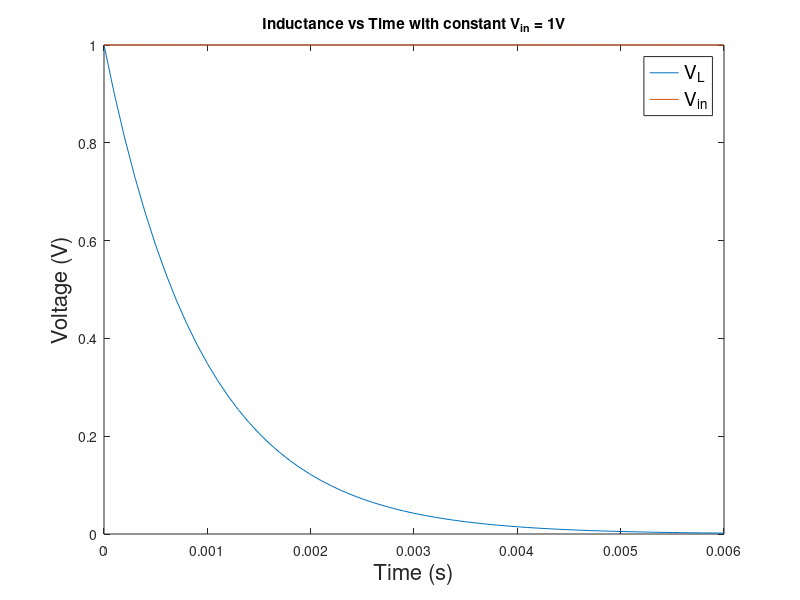

This figure's MATLAB source: (Note: this script raises an error after producing the figure.)
%% Part 2 RL Circuit Simulation.

t0= 0; %Start Time in seconds 
h = 0.0001;% time step in seconds
R = 1e2;% Resistance
L = 0.1;%induction
tf= 0.006; %End Time in seconds
t = linspace(t0,tf,((tf-t0)/h) +1);
V_in_0 = 1;
V_L_0 = V_in_0; % at time zero the current is zero and no voltage is dropped across the resistor.
I_L_0 = 0;
V_in = V_in_0.*ones(1,length(t)) ; % input voltage source
V_L = zeros(1, length(t));
V_L(1,1) = V_L_0;
I_L = zeros(1, length(t));
I_L(1,1) = I_L_0;


%% equation: i(k+1) = (1-hR/L)*i,k + (h/L)V_in,k
% To vectorize the eq, it becomes: i(k+1) = C*i_k + B*V_in_k
b = h/L;
a = R*b;
c = 1-a;

%Container called |container| to house the currents and v_in
container = [I_L; V_L ;V_in];    
%%
A = [c b]; 
current_matix = [(-1*R) 1];
for j = 2:length(t)
container(1,j) =  A*container([1 3], j-1);
container(2,j) = current_matix*container([1 3], j); % Calculates the voltage, V_L = V_I - V_R; V_R = RI
end
%DND..USED FOR PART2_2
save ('container_values', 'container', '-append');
%%

figure();
plot(t, container([2 3],:));
title('Inductance vs Time with constant V_{in} = 1V');
legend('V_L','V_{in}','FontSize', 14);
ylabel('Voltage (V)','FontSize', 16);
xlabel('Time (s)','FontSize', 16);
%% Part 2: RL circuit Simulation

t0= 0; %Start Time in seconds 
R = 1e3;% Resistance
L = 1e-1;% Inductance
tf= 0.005; %End Time in seconds
h = 0.00001;% time step in seconds
V_in_0 = 1; 
V_L_0 = 0;

% Time Series
t = linspace(t0,tf,((tf-t0)/h) +1);
V_L_in = V_in_0*ones(1,length(t)) ; % input voltage source
i_k = zeros(1, length(t));
% V_C(1,1) = V_C_0;

%% Complementart relationship
% This function return a plot to depict the complementary relationship
% between inductor and capacitor. This function assumes that the initial
% voltage is 1V. It takes in 6 params: capcacitor's resistor, inductor's
% resistor, time_step, final_time, capacitance and inductance
capacitor_inductor_relationship(1e3,1e2,0.0001,0.006,1e-6,0.1);
function capacitor_inductor_relationship(R_c,R_l,time_step,final_time,C,L)
    t0= 0; %Start Time in seconds 
    h = time_step;% time step in seconds
    tf= final_time; %End Time in seconds
    V_in_0 = 1;
    V_L_0 = V_in_0; % at time zero the current is zero and no voltage is dropped across the resistor.
    I_L_0 = 0;
    V_in_0 = 1; 
    % Time Series
    t = linspace(t0,tf,((tf-t0)/h) +1);
    V_in = V_in_0*ones(1,length(t)) ; % input voltage source
    % configure the capacitance circuit
    Vtest = [zeros(1, length(t)); V_in];
    % configure the inductor circuit
    V_L = zeros(1, length(t));
    V_L(1,1) = V_L_0;
    I_L = zeros(1, length(t));
    I_L(1,1) = I_L_0;
    % calculate voltage values of capacitor
    V_C_result = capVoltage(h,R_c,C,Vtest);
    % calculate current values of inductor
    container = [I_L; V_L ;V_in];    
    V_L_result = inductorVoltage(h,R_l,L,container);
    figure();
    hold on;
    plot(t, V_L_result);
    plot(t, V_C_result);
    legend('V_L','V_{in}','V_C');
    ylabel('Voltage (V)');
    xlabel('Time (s)');
    title("Complementary relationship between capacitor and inductor");
end

function voltage_inductor = inductorVoltage(h,R,L,container)
    b = h/L;
    a = R*b;
    c = 1-a;
    A = [c b]; 
    current_matix = [(-1*R) 1];
    for j = 2:length(container(1,:))
        container(1,j) =  A*container([1 3], j-1);
        % Calculates the voltage, V_L = V_I - V_R; V_R = RI
        container(2,j) = current_matix*container([1 3], j);
    end
    voltage_inductor = container([2 3],:);
end
